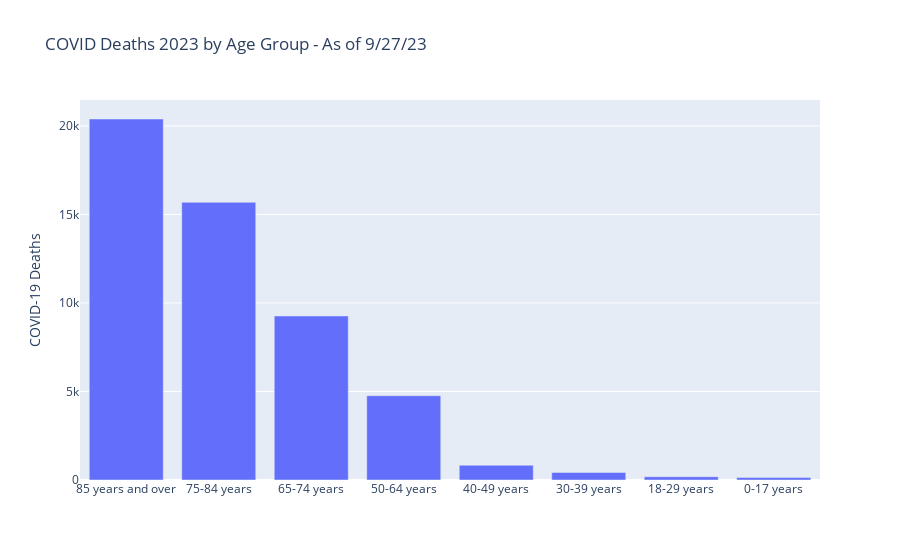

The code cell stored with this chart in its notebook:
### Code cell
covid_deaths_by_age = (
    df
    .filter(
        pl.col('State')=='United States',
        pl.col('Year') == 2023,
        pl.col('Age Group') != 'All Ages',
        pl.col('Sex') == 'All Sexes'
    )
    .group_by('Age Group')
    .agg(pl.col('COVID-19 Deaths').sum())
    .sort(by='COVID-19 Deaths', descending=True)
)

fig = px.bar(
    covid_deaths_by_age, 
    x='Age Group', 
    y='COVID-19 Deaths', 
    title='COVID Deaths 2023 by Age Group - As of 9/27/23',
    labels={'Age Group': ''}
)

fig.show()

### Figure 1 — Plotly figure (JSON) as saved in the notebook; plotly's stock layout.template omitted (floating-point values rounded to 4 significant figures)
{"data": [{"alignmentgroup": "True", "hovertemplate": "=%{x}<br>COVID-19 Deaths=%{y}<extra></extra>", "legendgroup": "", "marker": {"color": "#636efa", "pattern": {"shape": ""}}, "name": "", "offsetgroup": "", "orientation": "v", "showlegend": false, "textposition": "auto", "type": "bar", "x": ["85 years and over", "75-84 years", "65-74 years", "50-64 years", "40-49 years", "30-39 years", "18-29 years", "0-17 years"], "xaxis": "x", "y": [20391, 15686, 9264, 4762, 835, 426, 183, 137], "yaxis": "y"}], "layout": {"barmode": "relative", "legend": {"tracegroupgap": 0}, "title": {"text": "COVID Deaths 2023 by Age Group - As of 9/27/23"}, "xaxis": {"anchor": "y", "domain": [0, 1], "title": {"text": ""}}, "yaxis": {"anchor": "x", "domain": [0, 1], "title": {"text": "COVID-19 Deaths"}}}}
